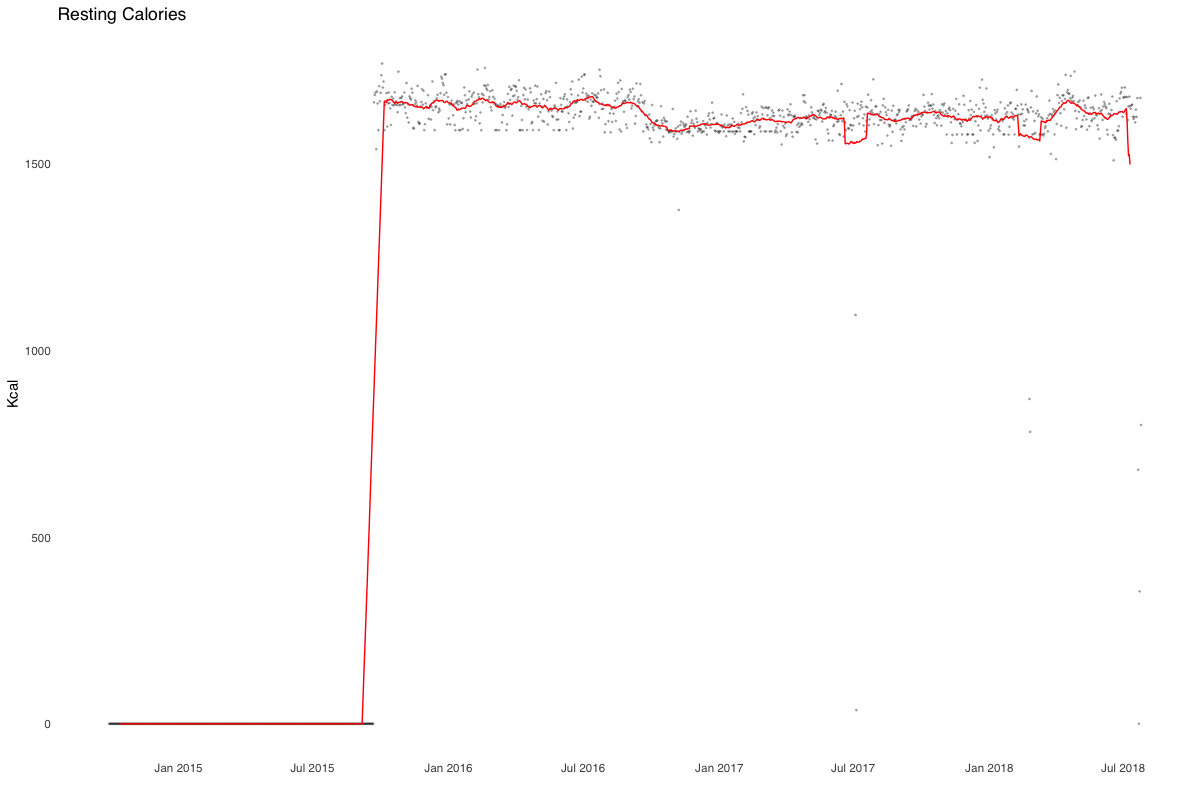

Write R code to recreate this figure.
library(tidyverse)
library(scales)
library(ggthemes)
library(zoo)

Data <- read.csv("data/multiple-daily-metrics.csv")
Data$date <- as.Date(Data$start, format = "%d-%b-%Y")
Data$resting_calories_kcal <- as.numeric(Data$resting_calories_kcal)
Data$resting_calories_kcal_ma <- rollmean(Data$resting_calories_kcal, k = 30, fill = NA)

Data %>% 
  ggplot() +
    geom_point(aes(date, resting_calories_kcal), alpha = 0.25, size = 0.25) +
    geom_line(aes(date, resting_calories_kcal_ma), color = 'red') +
    scale_x_date(breaks = date_breaks("6 months"),
                 labels = date_format("%b %Y")) +
    labs(title = "Resting Calories", x = "", y = "Kcal", color = "Type") + 
    theme_tufte(base_family = "Helvetica", ticks=FALSE) +
    scale_colour_few()
